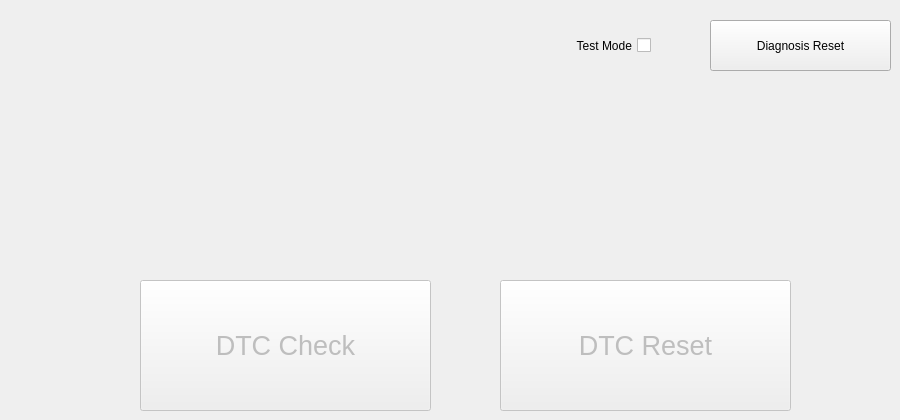
    <widget class="QWidget" name="diagnosis">
     <attribute name="title">
      <string>CAN Diagnosis</string>
     </attribute>
     <widget class="QPushButton" name="btn_memory_fault_check">
      <property name="enabled">
       <bool>false</bool>
      </property>
      <property name="geometry">
       <rect>
        <x>140</x>
        <y>280</y>
        <width>291</width>
        <height>131</height>
       </rect>
      </property>
      <property name="font">
       <font>
        <pointsize>20</pointsize>
       </font>
      </property>
      <property name="text">
       <string>DTC Check</string>
      </property>
     </widget>
     <widget class="QPushButton" name="btn_memory_fault_reset">
      <property name="enabled">
       <bool>false</bool>
      </property>
      <property name="geometry">
       <rect>
        <x>500</x>
        <y>280</y>
        <width>291</width>
        <height>131</height>
       </rect>
      </property>
      <property name="font">
       <font>
        <pointsize>20</pointsize>
       </font>
      </property>
      <property name="text">
       <string>DTC Reset</string>
      </property>
     </widget>
     <widget class="QPushButton" name="btn_diag_reset_mem_fault">
      <property name="geometry">
       <rect>
        <x>710</x>
        <y>20</y>
        <width>181</width>
        <height>51</height>
       </rect>
      </property>
      <property name="text">
       <string>Diagnosis Reset</string>
      </property>
     </widget>
     <widget class="QCheckBox" name="chkbox_diag_test_mode_mem_fault">
      <property name="geometry">
       <rect>
        <x>510</x>
        <y>30</y>
        <width>141</width>
        <height>31</height>
       </rect>
      </property>
      <property name="layoutDirection">
       <enum>Qt::RightToLeft</enum>
      </property>
      <property name="text">
       <string>Test Mode</string>
      </property>
     </widget>
    </widget>
